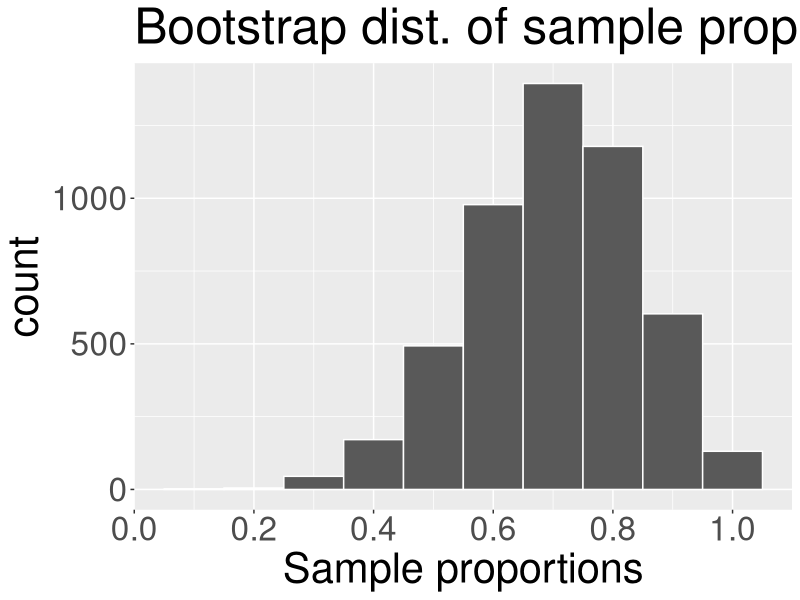
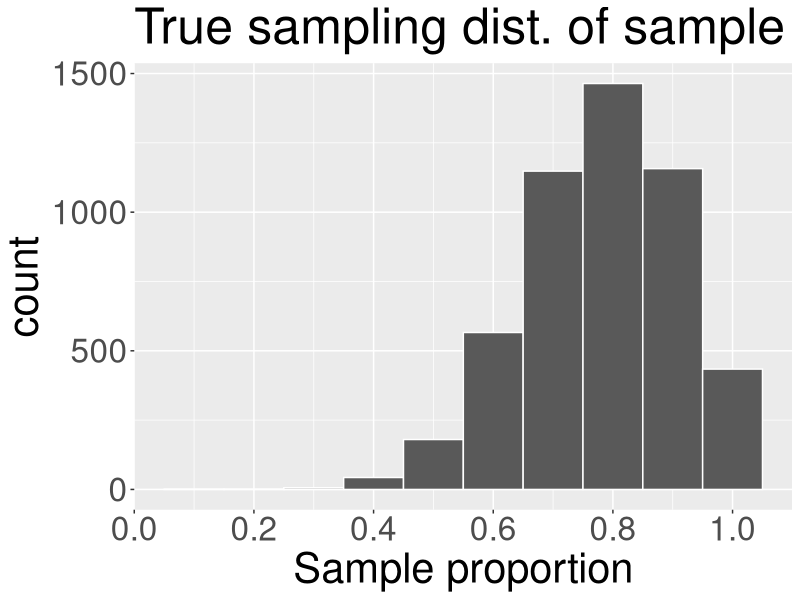
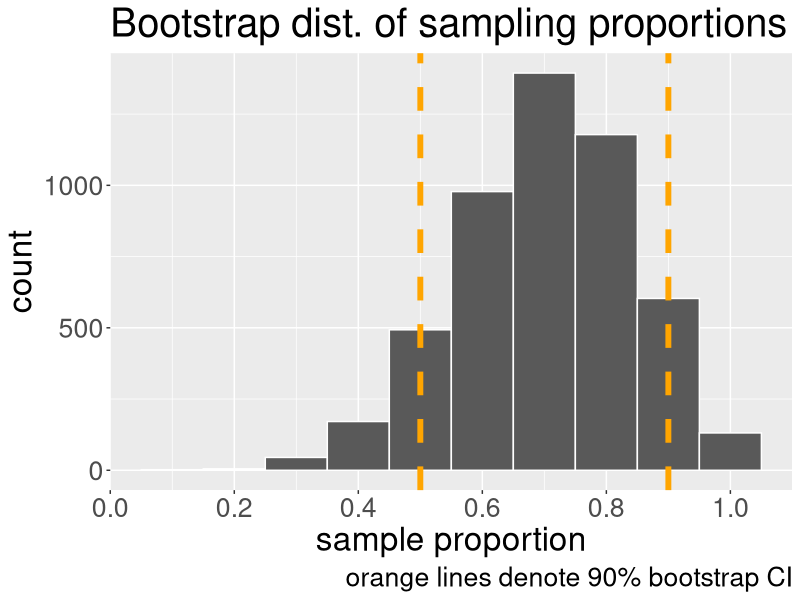
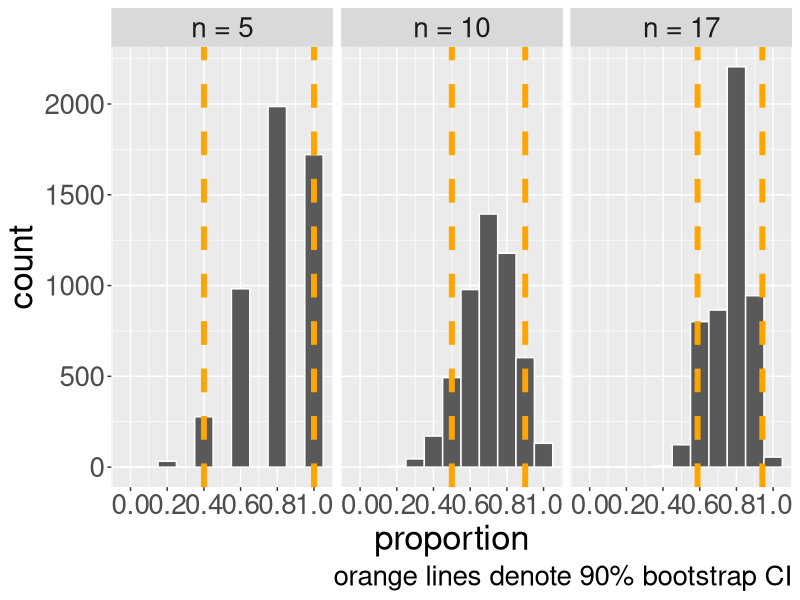

Recreate these plots in R, in order.
## ---- chunk 1
knitr::opts_chunk$set(echo = F, warning = F, messabundance = F)
library(tidyverse)
library(readr)
plot_theme <- theme(text = element_text(size = 24))

get_bootstrap <- function(x, n, B, stat){
  bootstrap_stats <- rep(NA, B)
  for(b in 1:B){
    # resample
    x_boot <- sample(x = x, size = n, replace = TRUE)
    # calculate and store bootstrap statistic
    if(stat %in% c("mean", "prop")){
      bootstrap_stats[b] <- mean(x_boot)
    }
  }
  bootstrap_stats
}
## ---- chunk 2
B <- 5000
## ---- chunk 3
set.seed(1)
x <- c(rep(1,7), rep(0, 3))
n <- length(x)
boot_props <- rep(NA, B)
for(b in 1:B){
  x_b <- sample(x, size = n, replace = TRUE)
  boot_props[b] <- mean(x_b)
}

boot_df <- data.frame(props = boot_props) 
## ---- chunk 4
boot_df |>
  ggplot(aes(x = props)) +
  geom_histogram(bins = 10, col = "white") +
  labs(x="Sample proportions", title = "Bootstrap dist. of sample proportion")+
    theme(text = element_text(size = 30)) +
    scale_x_continuous(breaks = seq(0,1,0.2))
## ---- chunk 5
pop <- c(rep(1, 21), rep(0, 6))
p_resamp <- rep(NA, B)
for(b in 1:B){
  p_resamp[b] <- mean(sample(pop, n, replace = T))
}
sampling_df <- data.frame(props = p_resamp)
ggplot(sampling_df, aes(x = props)) +
  geom_histogram(bins = 10, col = "white") +
  labs(title = "True sampling dist. of sample proportions",
       x = "Sample proportion")+
  scale_x_continuous(breaks = seq(0,1,0.2)) +
    theme(text = element_text(size = 30)) 
## ---- chunk 6
# data frame containing our bootstrap statistics
gamma <- 0.9

bounds <- quantile(boot_props, c((1-gamma)/2, (1+gamma)/2))
boot_df |>
  ggplot(aes(x = props)) +
  geom_histogram(binwidth = 0.1, col = "white")+
  geom_vline(xintercept = bounds[1], col = "orange", linetype = "dashed",
             size = 2)+
  geom_vline(xintercept = bounds[2], col = "orange", linetype = "dashed",
             size = 2)+
  scale_x_continuous(breaks = seq(0,1,0.2)) +
  labs(caption = paste0("orange lines denote ",gamma*100, "% bootstrap CI"), x = "sample proportion",
       title = "Bootstrap dist. of sampling proportions")+
  theme(text = element_text(size = 24))

## ---- chunk 7
set.seed(2)
n2 <- 17
n1 <- 5
n_orig <- length(x)
x1 <- sample(pop, n1)
x2 <- sample(pop, n2)
rm(n)
sampling_dfll <- rbind(mutate(boot_df, n = n_orig),
                data.frame(props = get_bootstrap(x2, n2, B, "prop"), 
                           n = n2),
                data.frame(props = get_bootstrap(x1, n1, B, "prop"), n = n1)) |>
  mutate(n_lab = paste0("n = ", n)) |>
    mutate(n_lab = factor(n_lab, levels = paste0("n = ", sort(c(n2,n1,n_orig)))))


bounds <- sampling_dfll |>
  group_by(n_lab) |>
  summarise(lb = quantile(props, (1-gamma)/2), ub = quantile(props, (1+gamma)/2))  |>
  ungroup() |>
  data.frame()


## ---- chunk 8
sampling_dfll |>
  ggplot(aes(x = props)) +
  geom_histogram(binwidth = 0.1, col = "white")+
  facet_wrap( ~ n_lab) +
  geom_vline(data = bounds, mapping = aes(xintercept = lb), col = "orange", size = 2, linetype = "dashed")+
  geom_vline(data = bounds, mapping = aes(xintercept = ub), col = "orange",
             size = 2, linetype = "dashed")+
  scale_x_continuous(breaks = seq(0,1,0.2)) +
  theme(text = element_text(size = 25)) +
    labs(caption = paste0("orange lines denote ",gamma*100, "% bootstrap CI"), x = "proportion")
## ---- chunk 9
bounds |>
  rename("n" = n_lab)|>
  mutate(interval = paste0("(", round(lb, 2), ", ", round(ub, 2), ")")) |>
  select(n, interval) |>
  kableExtra::kable()
## ---- chunk 10
x <- c("berry", "burry", "berry", "berry", "berry", "bury", "berry", "burry", "berry", "berry")
n <- length(x)
p_obs <- sum(x == "berry") / n
p_obs
